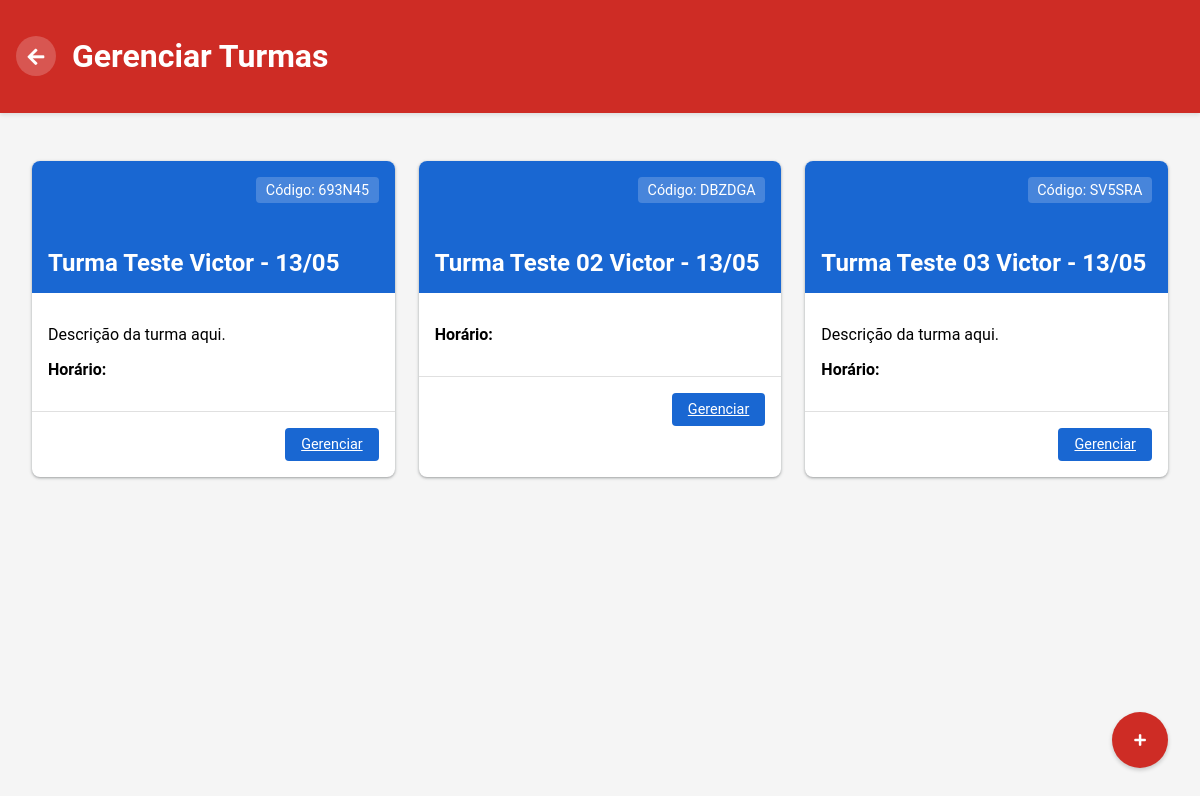
Page /turmas/professor/ (signed in) on the earlier database version.
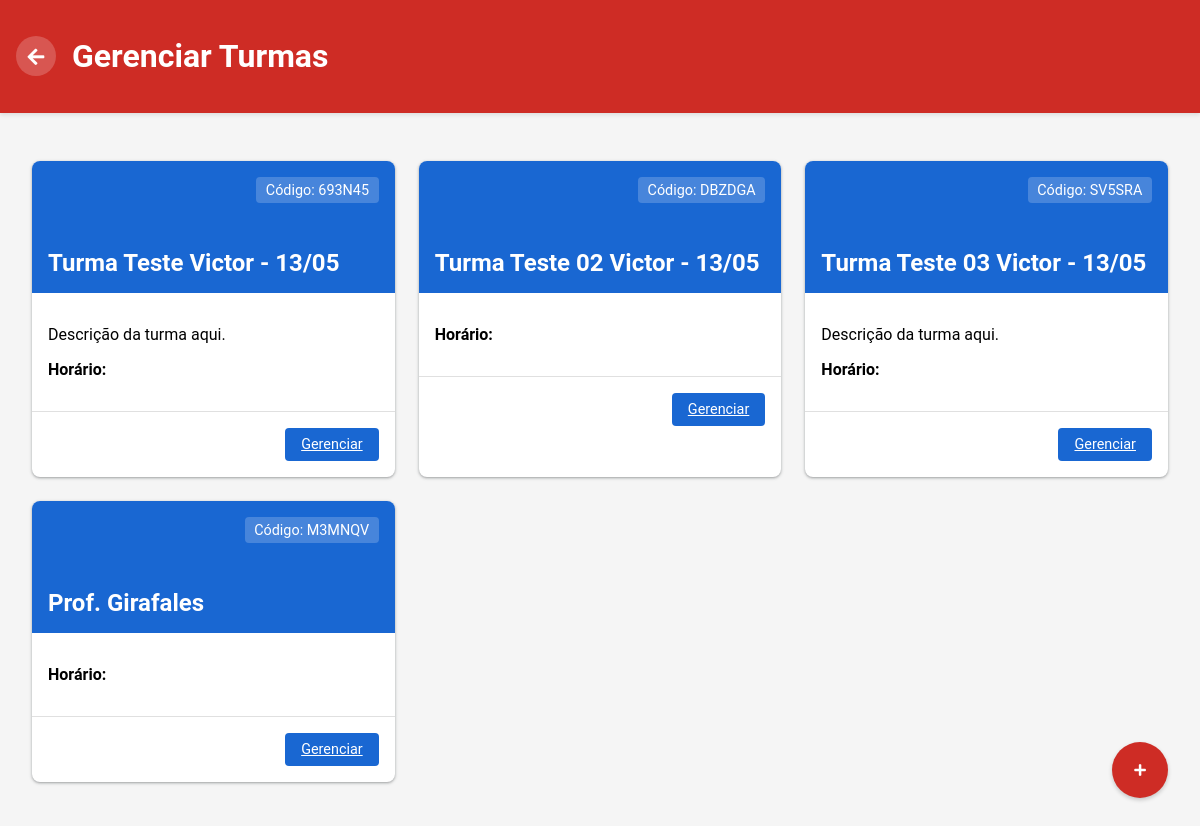
Same page on the later database version.
### portal/models.py (models this page shows, shortened)
class Turma(models.Model):
    nome = models.CharField(max_length=100)
    professor = models.ForeignKey('Professor', on_delete=models.SET_NULL, null=True)
    codigo = models.CharField(max_length=20, unique=True, default='DEFAULT001')
    descricao = models.TextField(blank=True)
    data_criacao = models.DateTimeField(default=timezone.now)
    alunos = models.ManyToManyField('Aluno', related_name='turmas', blank=True)

### portal/views.py (the view, shortened to what this page needs)
# urls.py: path('turmas/professor/', views.turmas_professor, name='turmas_professor'),
@login_required
@user_passes_test(is_professor)
def turmas_professor(request):
    professor = get_object_or_404(Professor, user=request.user)
    turmas = Turma.objects.filter(professor=professor)
    return render(request, 'turmas_professor.html', {'turmas': turmas})

### portal/views.py (called while the page is built)
def is_professor(user):
    return Professor.objects.filter(user=user).exists()

### portal/templates/turmas_professor.html (shortened to what this page needs)
<!DOCTYPE html>
<html lang="pt-br">
<head>
    <link rel="stylesheet" href="https://cdnjs.cloudflare.com/ajax/libs/font-awesome/5.15.3/css/all.min.css">
</head>
<body>
    <div class="header">
        <button class="btn-voltar" onclick="window.location.href='/professor/'">
            <i class="fas fa-arrow-left"></i>
        </button>
        <h1>Gerenciar Turmas</h1>
    </div>
    <div class="container">
        <div class="turmas-grid">
            {% for turma in turmas %}
            <div class="turma-card">
                <div class="turma-header">
                    <div class="turma-codigo">Código: {{ turma.codigo }}</div>
                    <h2 class="turma-titulo">{{ turma.nome }}</h2>
                </div>
                <div class="turma-conteudo">
                    <p>{{ turma.descricao }}</p>
                    <p><strong>Horário:</strong> {{ turma.horario }}</p>
                </div>
                <div class="turma-footer">
                    <a href="{% url 'conteudo_turma' turma.id %}" class="btn-gerenciar">Gerenciar</a>
                </div>
            </div>
            {% endfor %}
        </div>
    </div>
    <div class="btn-container">
        <button class="btn-criar" onclick="abrirModal()">
            <i class="fas fa-plus"></i>
        </button>
    </div>
</body>
</html>

Differences in the rows shown:
added Turma: codigo "M3MNQV", nome "Prof. Girafales"
